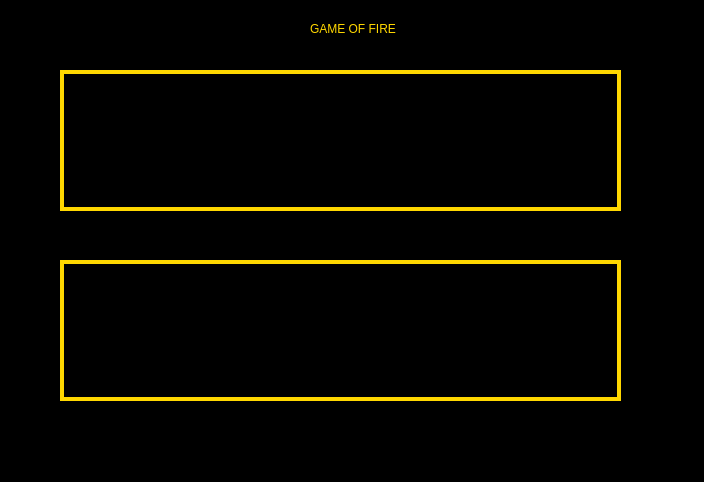
<?xml version="1.0" encoding="UTF-8"?>
<ui version="4.0">
 <class>MainWindow</class>
 <widget class="QMainWindow" name="MainWindow">
  <property name="enabled">
   <bool>true</bool>
  </property>
  <property name="geometry">
   <rect>
    <x>0</x>
    <y>0</y>
    <width>704</width>
    <height>482</height>
   </rect>
  </property>
  <property name="windowTitle">
   <string>MainWindow</string>
  </property>
  <property name="autoFillBackground">
   <bool>false</bool>
  </property>
  <property name="styleSheet">
   <string notr="true">background-color:black;</string>
  </property>
  <widget class="QWidget" name="centralwidget">
   <widget class="QPlainTextEdit" name="plainTextEdit">
    <property name="geometry">
     <rect>
      <x>60</x>
      <y>70</y>
      <width>561</width>
      <height>141</height>
     </rect>
    </property>
    <property name="styleSheet">
     <string notr="true">background-color:black;
border:4px solid gold;</string>
    </property>
    <property name="readOnly">
     <bool>true</bool>
    </property>
    <property name="backgroundVisible">
     <bool>false</bool>
    </property>
   </widget>
   <widget class="QPlainTextEdit" name="plainTextEdit_2">
    <property name="geometry">
     <rect>
      <x>60</x>
      <y>260</y>
      <width>561</width>
      <height>141</height>
     </rect>
    </property>
    <property name="styleSheet">
     <string notr="true">background-color: black;
border: 4px solid gold;</string>
    </property>
    <property name="readOnly">
     <bool>true</bool>
    </property>
    <property name="backgroundVisible">
     <bool>false</bool>
    </property>
   </widget>
   <widget class="QLabel" name="label">
    <property name="geometry">
     <rect>
      <x>310</x>
      <y>20</y>
      <width>111</width>
      <height>18</height>
     </rect>
    </property>
    <property name="styleSheet">
     <string notr="true">color: gold;
font: 87 11pt &quot;Lato&quot;;</string>
    </property>
    <property name="text">
     <string>GAME OF FIRE</string>
    </property>
   </widget>
  </widget>
  <widget class="QMenuBar" name="menubar">
   <property name="geometry">
    <rect>
     <x>0</x>
     <y>0</y>
     <width>704</width>
     <height>23</height>
    </rect>
   </property>
  </widget>
  <widget class="QStatusBar" name="statusbar"/>
 </widget>
 <resources/>
 <connections/>
</ui>
